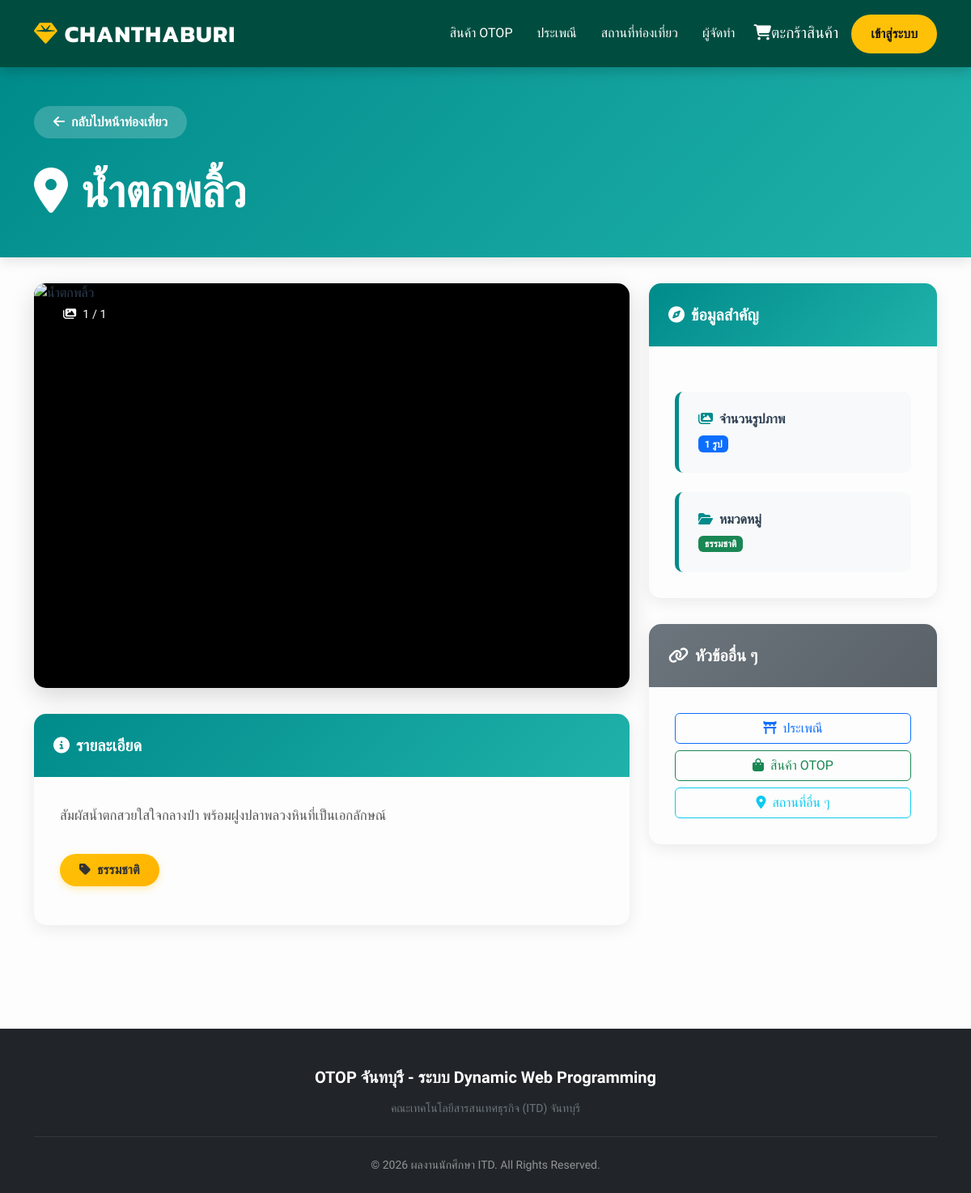
Page /travel_detail.php?id=1 on the committed database.
### tables this page shows
CREATE TABLE IF NOT EXISTS `travel_places` (
  `id` int NOT NULL AUTO_INCREMENT,
  `name` varchar(100) NOT NULL,
  `description` text NOT NULL,
  `image_url` varchar(255) NOT NULL,
  `image_url_2` varchar(255) DEFAULT NULL,
  `image_url_3` varchar(255) DEFAULT NULL,
  `image_url_4` varchar(255) DEFAULT NULL,
  `tag` varchar(50) NOT NULL,
  PRIMARY KEY (`id`)
);

### travel_detail.php (the view, shortened to what this page needs)
<?php
include('includes/header.php');
include('includes/db_config.php');
$travel_id = intval($_GET['id']);
$sql = "SELECT * FROM travel_places WHERE id = $travel_id";
$result = mysqli_query($conn, $sql);
$travel = mysqli_fetch_assoc($result);
$images = [];
if (!empty($travel['image_url'])) $images[] = $travel['image_url'];
?>
<div class="detail-header">
    <div class="container">
        <div class="back-button">
            <a href="travel.php"><i class="fas fa-arrow-left me-2"></i>กลับไปหน้าท่องเที่ยว</a>
        </div>
        <h1 class="display-4 fw-bold mb-0">
            <i class="fas fa-map-marker-alt me-3"></i><?= htmlspecialchars($travel['name']) ?>
        </h1>
    </div>
</div>
<div class="container">
    <div class="row g-4">
        <div class="col-lg-8">
            <div class="main-gallery" id="mainGallery">
                <img id="mainImage" src="<?= htmlspecialchars($images[0]) ?>" alt="<?= htmlspecialchars($travel['name']) ?>" class="main-image">
                <div class="image-count">
                    <i class="fas fa-images me-2"></i><span id="imageCounter">1</span> / <?= count($images) ?>
                </div>
            </div>
            <div class="detail-card" style="margin-top: 2rem;">
                <div class="detail-card-header">
                    <i class="fas fa-info-circle me-2"></i>รายละเอียด
                </div>
                <div class="detail-card-body">
                    <p class="description-text">
                        <?= nl2br(htmlspecialchars($travel['description'])) ?>
                    </p>
                    <div class="tag-badge">
                        <i class="fas fa-tag me-2"></i><?= htmlspecialchars($travel['tag']) ?>
                    </div>
                </div>
            </div>
        </div>
        <div class="col-lg-4">
            <div class="detail-card">
                <div class="detail-card-header">
                    <i class="fas fa-compass me-2"></i>ข้อมูลสำคัญ
                </div>
                <div class="detail-card-body">
                    <div class="info-section">
                        <h6 class="fw-bold mb-2">
                            <i class="fas fa-images me-2" style="color: #008B8B;"></i>จำนวนรูปภาพ
                        </h6>
                        <p class="mb-0">
                            <span class="badge bg-primary"><?= count($images) ?> รูป</span>
                        </p>
                    </div>
                    <div class="info-section">
                        <h6 class="fw-bold mb-2">
                            <i class="fas fa-folder-open me-2" style="color: #008B8B;"></i>หมวดหมู่
                        </h6>
                        <p class="mb-0">
                            <span class="badge bg-success"><?= htmlspecialchars($travel['tag']) ?></span>
                        </p>
                    </div>
                </div>
            </div>
            <div class="detail-card">
                <div class="detail-card-header" style="background: linear-gradient(135deg, #6c757d 0%, #5a6268 100%);">
                    <i class="fas fa-link me-2"></i>หัวข้ออื่น ๆ
                </div>
                <div class="detail-card-body text-center">
                    <a href="tradition.php" class="btn btn-outline-primary mb-2 w-100">
                        <i class="fas fa-torii-gate me-2"></i>ประเพณี
                    </a>
                    <a href="product.php" class="btn btn-outline-success mb-2 w-100">
                        <i class="fas fa-shopping-bag me-2"></i>สินค้า OTOP
                    </a>
                    <a href="travel.php" class="btn btn-outline-info w-100">
                        <i class="fas fa-map-marker-alt me-2"></i>สถานที่อื่น ๆ
                    </a>
                </div>
            </div>
        </div>
    </div>
</div>
<div style="height: 3rem;"></div>
<?php include('includes/footer.php'); ?>

### includes/image-sizing.css (style rules this page uses)
img { max-width: 100%; height: auto; display: block; }
.main-image, .detail-image { width: 100%; height: auto; object-fit: cover; }
@media (min-width: 769px) { .main-image { height: 500px !important; } }

### includes/header.php (style rules this page uses)
:root { --primary: #004d40; --gold: #ffc107; --dark: #1a1a1a; }
body { font-family: 'Sarabun', sans-serif; background: #fdfdfd; color: #2c3e50; }
h1, h2, h3, .navbar-brand { font-family: 'Kanit', sans-serif; }

### travel_detail.php (style rules this page uses)
.detail-header { background: linear-gradient(135deg, #008B8B 0%, #20B2AA 100%); color: white; padding: 3rem 0; margin-bottom: 2rem; box-shadow: 0 5px 15px rgba(0,0,0,0.1); }
.detail-card { border: none; border-radius: 15px; box-shadow: 0 5px 20px rgba(0,0,0,0.08); margin-bottom: 2rem; overflow: hidden; transition: all 0.3s ease; }
.detail-card-header { background: linear-gradient(135deg, #008B8B 0%, #20B2AA 100%); color: white; padding: 1.5rem; font-weight: bold; font-size: 1.25rem; }
.detail-card-body { padding: 2rem; }
.back-button a { color: white; text-decoration: none; font-weight: bold; padding: 0.5rem 1.5rem; background: rgba(255,255,255,0.2); border-radius: 50px; transition: all 0.3s ease; display: inline-block; margin-bottom: 2rem; }
.main-gallery { position: relative; background: #000; border-radius: 15px; overflow: hidden; margin-bottom: 2rem; box-shadow: 0 10px 30px rgba(0,0,0,0.15); }
.main-image { width: 100%; height: 500px; object-fit: cover; display: block; }
.description-text { font-size: 1.05rem; line-height: 1.8; color: #555; margin-bottom: 2rem; }
.tag-badge { display: inline-block; background: linear-gradient(135deg, #FFC107 0%, #FFB300 100%); color: #333; padding: 0.5rem 1.5rem; border-radius: 50px; font-weight: bold; margin-bottom: 1rem; box-shadow: 0 3px 10px rgba(255, 195, 0, 0.3); }
.info-section { background: #f8f9fa; padding: 1.5rem; border-radius: 10px; border-left: 5px solid #008B8B; margin-top: 1.5rem; }
.image-count { position: absolute; top: 20px; left: 20px; background: rgba(0, 0, 0, 0.6); color: white; padding: 0.5rem 1rem; border-radius: 50px; font-size: 0.9rem; backdrop-filter: blur(5px); }

### rows in the picture
travel_places: name "น้ำตกพลิ้ว", description "สัมผัสน้ำตกสวยใสใจกลางป่า พร้อมฝูงปลาพลวงหินที่เป็นเอกลักษณ์", tag "ธรรมชาติ"

### other values in the picture
count($images) "1"
